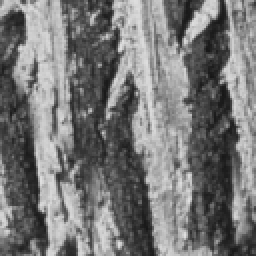
#> input picture imagens/Quest3/text1_1.png, 128 x 128 px, found by its file name (shown 2 times larger)
$ jupyter execute Quest3.ipynb
#> lines starting #> are read from the running program, lines starting #| are printed output that depends on the picture
[cell 1]
from google.colab import drive
drive.mount('/content/drive')

import cv2
from google.colab.patches import cv2_imshow
import matplotlib.pyplot as plt
import numpy as np

import numpy as np
import pandas as pd
from scipy.spatial.distance import cosine

from skimage.feature import hog

#1. Carrega as imagens
text1_1 = cv2.imread('/content/drive/MyDrive/Pesquisa/Visão Computacional/imagens/Quest3/text1_1.png')
#> text1_1 is the input picture: shape (128, 128, 3); min 22, max 224, mean 119.3
text1_2 = cv2.imread('/content/drive/MyDrive/Pesquisa/Visão Computacional/imagens/Quest3/text1_2.png')
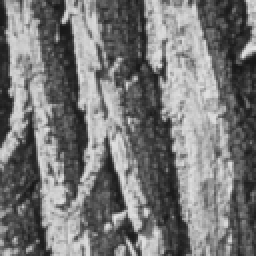
#> input picture imagens/Quest3/text1_2.png, 128 x 128 px, found by its file name (shown 2 times larger)
#> text1_2 is the input picture: shape (128, 128, 3); min 22, max 226, mean 119.5
text1_3 = cv2.imread('/content/drive/MyDrive/Pesquisa/Visão Computacional/imagens/Quest3/text1_3.png')
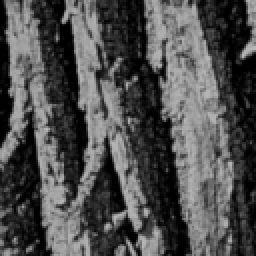
#> input picture imagens/Quest3/text1_3.png, 128 x 128 px, found by its file name (shown 2 times larger)
#> text1_3 is the input picture: shape (128, 128, 3); min 0, max 184, mean 78.3

text2_1 = cv2.imread('/content/drive/MyDrive/Pesquisa/Visão Computacional/imagens/Quest3/text2_1.png')
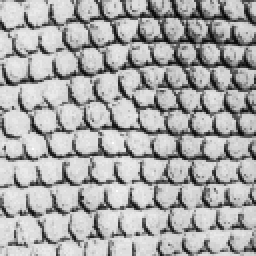
#> input picture imagens/Quest3/text2_1.png, 128 x 128 px, found by its file name (shown 2 times larger)
#> text2_1 is the input picture: shape (128, 128, 3); min 0, max 255, mean 170.3
text2_2 = cv2.imread('/content/drive/MyDrive/Pesquisa/Visão Computacional/imagens/Quest3/text2_2.png')
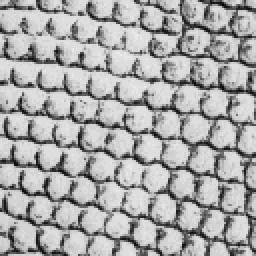
#> input picture imagens/Quest3/text2_2.png, 128 x 128 px, found by its file name (shown 2 times larger)
#> text2_2 is the input picture: shape (128, 128, 3); min 0, max 234, mean 168.9
text2_3 = cv2.imread('/content/drive/MyDrive/Pesquisa/Visão Computacional/imagens/Quest3/text2_3.png')
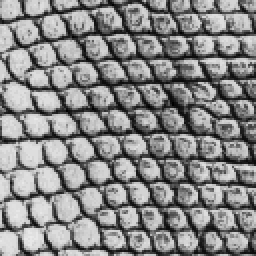
#> input picture imagens/Quest3/text2_3.png, 128 x 128 px, found by its file name (shown 2 times larger)
#> text2_3 is the input picture: shape (128, 128, 3); min 0, max 234, mean 135.8


#função que estrai o descritor hog das imagens
def extrair_hog(img):
    # Carregar em escala de cinza (HOG trabalha com gradientes de intensidade)
    img = cv2.cvtColor(img, cv2.COLOR_BGR2GRAY)

    # Redimensionar para garantir que o vetor de características tenha sempre o mesmo tamanho
    # 128x128 é um bom tamanho para capturar a textura sem pesar o processamento
    img_resized = cv2.resize(img, (128, 128))

    # Extração do HOG
    # orientations=9: divide os gradientes em 9 direções (0 a 180 graus)
    # pixels_per_cell=(16, 16): agrupa pixels em células
    # cells_per_block=(2, 2): normalização em blocos para lidar com iluminação
    features, hog_image = hog(img_resized,
                   orientations=9,
                   pixels_per_cell=(16, 16),
                   cells_per_block=(2, 2),
                   block_norm='L2-Hys',
                   visualize=True)
#> features = 1764 values, max 0.335 at index 1017, min 0.0161 at index 1742, mean 0.148

    return features, hog_image

# Extrai o descritor hog de cada imagem
hog_text1_1, hog_image_text1_1 = extrair_hog(text1_1)
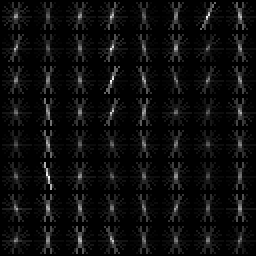
#> hog_image_text1_1: shape (128, 128) float64 (shown 2 times larger); min 0, max 41.26, mean 2.1; drawn with min black and max white
#> hog_text1_1 has the same summary as features in extrair_hog
hog_text1_2, hog_image_text1_2 = extrair_hog(text1_2)
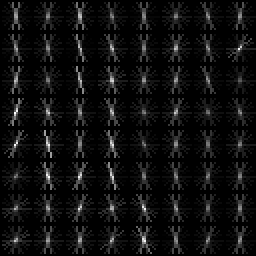
#> hog_image_text1_2: shape (128, 128) float64 (shown 2 times larger); min 0, max 38.71, mean 2.3; drawn with min black and max white
#> hog_text1_2 = 1764 values, max 0.295 at index 296, min 0.0136 at index 1688, mean 0.149
hog_text1_3, hog_image_text1_3 = extrair_hog(text1_3)
#> hog_text1_3 = 1764 values, max 0.295 at index 296, min 0.017 at index 1688, mean 0.149
hog_text2_1, hog_image_text2_1 = extrair_hog(text2_1)
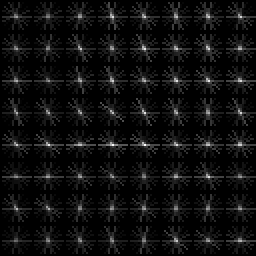
#> hog_image_text2_1: shape (128, 128) float64 (shown 2 times larger); min 0, max 65.47, mean 3.9; drawn with min black and max white
#> hog_text2_1 = 1764 values, max 0.245 at index 1012, min 0.00667 at index 1108, mean 0.158
hog_text2_2, hog_image_text2_2 = extrair_hog(text2_2)
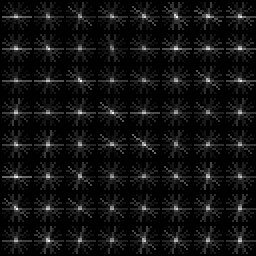
#> hog_image_text2_2: shape (128, 128) float64 (shown 2 times larger); min 0, max 57.09, mean 3.7; drawn with min black and max white
#> hog_text2_2 = 1764 values, max 0.248 at index 868, min 0.0211 at index 1564, mean 0.158
hog_text2_3, hog_image_text2_3 = extrair_hog(text2_3)
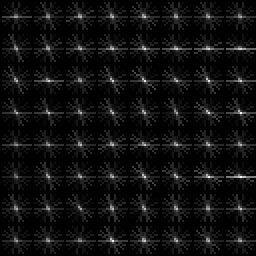
#> hog_image_text2_3: shape (128, 128) float64 (shown 2 times larger); min 0, max 74.9, mean 4.4; drawn with min black and max white
#> hog_text2_3 = 1764 values, max 0.249 at index 1480, min 0.0211 at index 1252, mean 0.156

#imprime a imagem dos descritores hog:

# Create a figure and a 2x3 grid of subplots
fig, axes = plt.subplots(2, 3, figsize=(15, 10))

# Flatten the axes array for easy iteration
axes = axes.flatten()

# List of HOG images and their corresponding titles
hog_images = [
    (hog_image_text1_1, "text1_1"),
    (hog_image_text1_2, "text1_2"),
    (hog_image_text1_3, "text1_3"),
    (hog_image_text2_1, "text2_1"),
    (hog_image_text2_2, "text2_2"),
    (hog_image_text2_3, "text2_3")
]

# Display each HOG image in its subplot
for i, (image, title) in enumerate(hog_images):
    axes[i].imshow(image, cmap='gray')
    axes[i].set_title(f"HOG Image for {title}")
    axes[i].axis('off') # Turn off axis labels and ticks
#> this loop made 6 passes
#> title on passes 1 to 6: 'text1_1', 'text1_2', 'text1_3', 'text2_1', 'text2_2', 'text2_3'

# Adjust layout and display the plot
plt.tight_layout()
plt.show()
print

hog_features = [hog_text1_1, hog_text1_2, hog_text2_1, hog_text2_2]
hog_labels = ["text1_1", "text1_2", "text2_1", "text2_2"]

#2. Testar algumas métricas para decidir qual vai utilizar:

# Initialize 4x4 matrices for each metric
euclidean_distances = np.zeros((len(hog_features), len(hog_features)))
#> euclidean_distances = [[0, 0, 0, 0], [0, 0, 0, 0], [0, 0, 0, 0], [0, 0, 0, 0]]
cosine_similarities = np.zeros((len(hog_features), len(hog_features)))
#> cosine_similarities has the same summary as euclidean_distances
chi_squared_distances = np.zeros((len(hog_features), len(hog_features)))
#> chi_squared_distances has the same summary as euclidean_distances

def chi_squared_distance(hist1, hist2):
    # Adiciona um pequeno epsilon para evitar divisão por zero
    epsilon = 1e-10
    return 0.5 * np.sum(((hist1 - hist2)**2) / (hist1 + hist2 + epsilon))

# Iterate through all pairs to calculate metrics
for i in range(len(hog_features)):
    for j in range(len(hog_features)):
        hog_i = hog_features[i]
        hog_j = hog_features[j]

        # Euclidean Distance
        euclidean_distances[i, j] = np.linalg.norm(hog_i - hog_j)

        # Cosine Similarity
        # scipy.spatial.distance.cosine returns the cosine distance, so 1 - distance gives similarity
        cosine_similarities[i, j] = 1 - cosine(hog_i, hog_j)

        # Chi-Squared Distance
        chi_squared_distances[i, j] = chi_squared_distance(hog_i, hog_j)
#> this loop made 4 passes
#> after the loop, chi_squared_distances = [[0, 14.02, 26.86, 30.51], [14.02, 0, 24.93, 28.38], [26.86, 24.93, 0, 11.85], [30.51, 28.38, 11.85, 0]]; cosine_similarities = [[1, 0.923, 0.838, 0.814], [0.923, 1, 0.851, 0.828], [0.838, 0.851, 1, 0.932], [0.814, 0.828, 0.932, 1]]; euclidean_distances = [[0, 2.75, 3.99, 4.27], [2.75, 0, 3.82, 4.1], [3.99, 3.82, 0, 2.57], [4.27, 4.1, 2.57, 0]]


# Function to display a matrix with labels
def display_matrix(matrix, title, labels):
#> called with matrix = array of shape (4, 4), title = 'Euclidean Distances'
    df = pd.DataFrame(matrix, index=labels, columns=labels)
#> df = table of 4 rows and 4 columns
    print(f"\n--- {title} ---")
    print(df.round(4))
#|          text1_1  text1_2  text2_1  text2_2
#| text1_1   0.0000   2.7500   3.9855   4.2725
#| text1_2   2.7500   0.0000   3.8206   4.1047
#| text2_1   3.9855   3.8206   0.0000   2.5748
#| text2_2   4.2725   4.1047   2.5748   0.0000

# Display Euclidean Distances
display_matrix(euclidean_distances, "Euclidean Distances", hog_labels)

# Display Cosine Similarities
display_matrix(cosine_similarities, "Cosine Similarities", hog_labels)
#|          text1_1  text1_2  text2_1  text2_2
#| text1_1   1.0000   0.9228   0.8379   0.8137
#| text1_2   0.9228   1.0000   0.8511   0.8281
#| text2_1   0.8379   0.8511   1.0000   0.9324
#| text2_2   0.8137   0.8281   0.9324   1.0000

# Display Chi-Squared Distances
display_matrix(chi_squared_distances, "Chi-Squared Distances", hog_labels)
#|          text1_1  text1_2  text2_1  text2_2
#| text1_1   0.0000  14.0209  26.8573  30.5086
#| text1_2  14.0209   0.0000  24.9324  28.3758
#| text2_1  26.8573  24.9324   0.0000  11.8501
#| text2_2  30.5086  28.3758  11.8501   0.0000
print("\n")

#3. Classificação as iamgens hog_text1_3 e  hog_text2_3

# Calcular o HOG médio para a Classe 1 (treino)
avg_hog_class1 = (hog_text1_1 + hog_text1_2) / 2
#> avg_hog_class1 = 1764 values, max 0.308 at index 1025, min 0.0386 at index 768, mean 0.149

# Calcular o HOG médio para a Classe 2 (treino)
avg_hog_class2 = (hog_text2_1 + hog_text2_2) / 2
#> avg_hog_class2 = 1764 values, max 0.246 at index 870, min 0.0548 at index 228, mean 0.158


# Função para classificar uma imagem de teste usando Chi-Squared Distance
def classify_image_by_chi_squared_distance(test_hog, avg_hog_class1, avg_hog_class2):
    # Adiciona um pequeno epsilon para evitar divisão por zero
    epsilon = 1e-10

    # Calcula a distância Chi-Squared para a Classe 1
    dist_to_class1 = chi_squared_distance (test_hog, avg_hog_class1)
#> dist_to_class1 = 4.01

    # Calcula a distância Chi-Squared para a Classe 2
    dist_to_class2 = chi_squared_distance (test_hog, avg_hog_class2)
#> dist_to_class2 = 24.06

    if dist_to_class1 < dist_to_class2:
        return "Classe 1", dist_to_class1, dist_to_class2
    else:
        return "Classe 2", dist_to_class1, dist_to_class2

# 3. Classificar hog_text1_3
pred_class1_3, dist1_1_3, dist2_1_3 = classify_image_by_chi_squared_distance(hog_text1_3, avg_hog_class1, avg_hog_class2)
#> pred_class1_3 = 'Classe 1'; dist1_1_3 = 4.01; dist2_1_3 = 24.06
print(f"Classificação para hog_text1_3: {pred_class1_3}")
#| Classificação para hog_text1_3: Classe 1
print(f"  Distância para Classe 1 (média): {dist1_1_3:.4f}")
#|   Distância para Classe 1 (média): 4.0061
print(f"  Distância para Classe 2 (média): {dist2_1_3:.4f}")
#|   Distância para Classe 2 (média): 24.0573

# 4. Classificar hog_text2_3
pred_class2_3, dist1_2_3, dist2_2_3 = classify_image_by_chi_squared_distance(hog_text2_3, avg_hog_class1, avg_hog_class2)
#> pred_class2_3 = 'Classe 2'; dist1_2_3 = 29.17; dist2_2_3 = 9.34
print(f"Classificação para hog_text2_3: {pred_class2_3}")
#| Classificação para hog_text2_3: Classe 2
print(f"  Distância para Classe 1 (média): {dist1_2_3:.4f}")
#|   Distância para Classe 1 (média): 29.1748
print(f"  Distância para Classe 2 (média): {dist2_2_3:.4f}")
#|   Distância para Classe 2 (média): 9.3359
